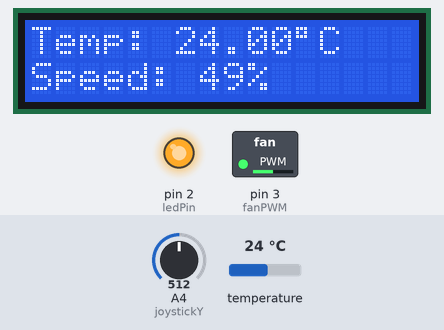
Bench run of a sketch on a simulated Arduino Uno, built with avr-gcc and run on an emulated ATmega328P. Shown: 16×2 character LCD, switched loads named in the sketch (green lamp = pin HIGH), output pins drawn as LEDs (lit = HIGH). The inputs (shaded band) are chosen by the test bench; at power-on: A4 (joystickY) = 512, temperature 24 °C.

Above: at 2.2 s.
2.3 s: A4 (joystickY) set to 716
At 3.9 s:
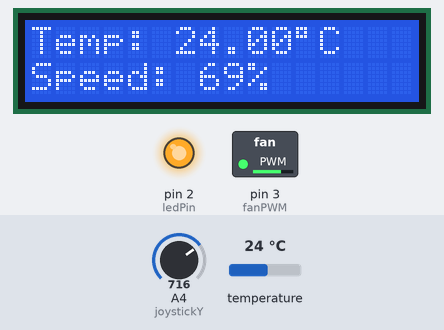
4.2 s: A4 (joystickY) set to 900
At 5.4 s:
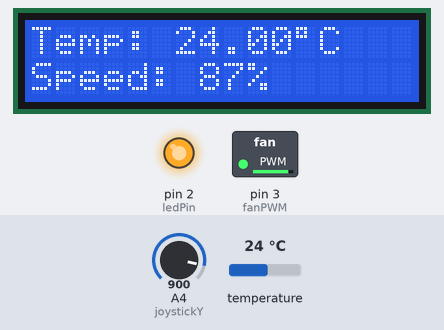
5.9 s: A4 (joystickY) set to 122
At 6.9 s:
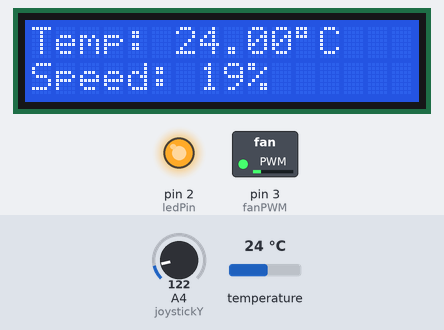
7.6 s: temperature set to 12 °C
At 8.4 s:
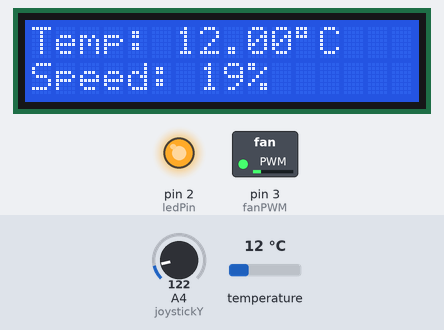
9.4 s: temperature set to 19 °C
At 10.8 s:
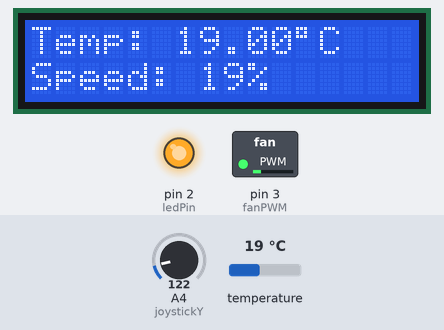
11.1 s: temperature set to 28 °C
At 12.5 s:
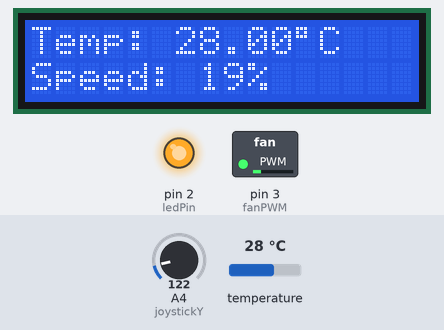
Timing chart, 0 to 13.9 s (numbered marks = the images above; inputs shaded):
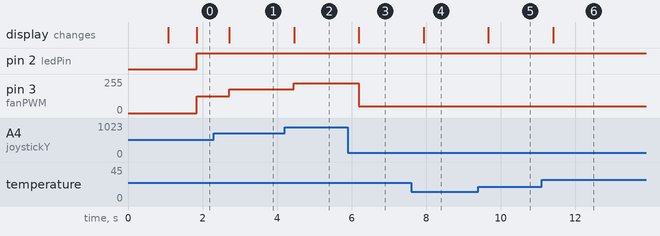

Measured:
- after the input at 2.3 s, pin 3 (fanPWM): 127/255 → 178/255 after 0.41 s; the display: changes after 0.42 s (image 1)
- after the input at 4.2 s, pin 3 (fanPWM): 178/255 → 224/255 after 0.25 s; the display: changes after 0.26 s (image 2)
- after the input at 5.9 s, pin 3 (fanPWM): 224/255 → 50/255 after 0.29 s; the display: changes after 0.29 s (image 3)
- after the input at 7.6 s, the display: changes after 0.33 s (image 4)
- after the input at 9.4 s, the display: changes after 0.27 s (image 5)
- after the input at 11.1 s, the display: changes after 0.31 s (image 6)

The sketch:

Exp2.ino
```cpp
/*
  Exp2: Fan Control System with Temperature and Joystick Input
  -----------------------------------------------------------------------------
  - This system uses a DS18B20 temperature sensor to monitor the temperature.
  - The fan speed is controlled via a joystick, and the speed is mapped to a PWM output.
  - The fan's speed is constrained to avoid stopping completely.
  - An LED lights up when the fan is running, and temperature data is displayed on an LCD.
  - Ensure correct wiring of the temperature sensor, joystick, fan, and LED.
*/

#include <OneWire.h>
#include <DallasTemperature.h>
#include <LiquidCrystal.h>

// Define LCD pins
const int RS = 10, EN = 8, DB4 = 7, DB5 = 6, DB6 = 5, DB7 = 4;
LiquidCrystal lcd(RS, EN, DB4, DB5, DB6, DB7);

// Define DS18B20 temperature sensor pins
#define ONE_WIRE_BUS 12
OneWire oneWire(ONE_WIRE_BUS);
DallasTemperature sensors(&oneWire);

// Define joystick, fan, and LED pins
const int joystickY = A4;   // Y-axis of the joystick
const int fanPWM = 3;       // PWM pin for the fan (IRFZ44N)
const int ledPin = 2;      // Red LED pin

// System variables
int fanSpeed = 0;
float temperature = 0;

void setup() {
  // Initialize LCD
  lcd.begin(16, 2);

  // Initialize temperature sensor
  sensors.begin();

  // Set output pins
  pinMode(fanPWM, OUTPUT);
  pinMode(ledPin, OUTPUT);

  // Startup message
  lcd.print("System Ready");
  delay(1000);
  lcd.clear();
}

void loop() {
  // Read temperature
  sensors.requestTemperatures();
  temperature = sensors.getTempCByIndex(0);

  // Read joystick value and map it to fan speed (0-255)
  int joyValue = analogRead(joystickY);
  fanSpeed = map(joyValue, 0, 1023, 0, 255);

  // Apply minimum fan speed (50/255) to prevent it from stopping
  fanSpeed = constrain(fanSpeed, 50, 255);

  // Control fan and LED
  analogWrite(fanPWM, fanSpeed);
  digitalWrite(ledPin, fanSpeed > 0 ? HIGH : LOW);

  // Display data on the LCD
  lcd.setCursor(0, 0);
  lcd.print("Temp: ");
  lcd.print(temperature);
  lcd.print((char)223);  // Celsius degree symbol
  lcd.print("C  ");

  lcd.setCursor(0, 1);
  lcd.print("Speed: ");
  lcd.print(map(fanSpeed, 0, 255, 0, 100)); // Convert speed to percentage
  lcd.print("%   ");

  delay(100); // Short delay to improve responsiveness
}
```
